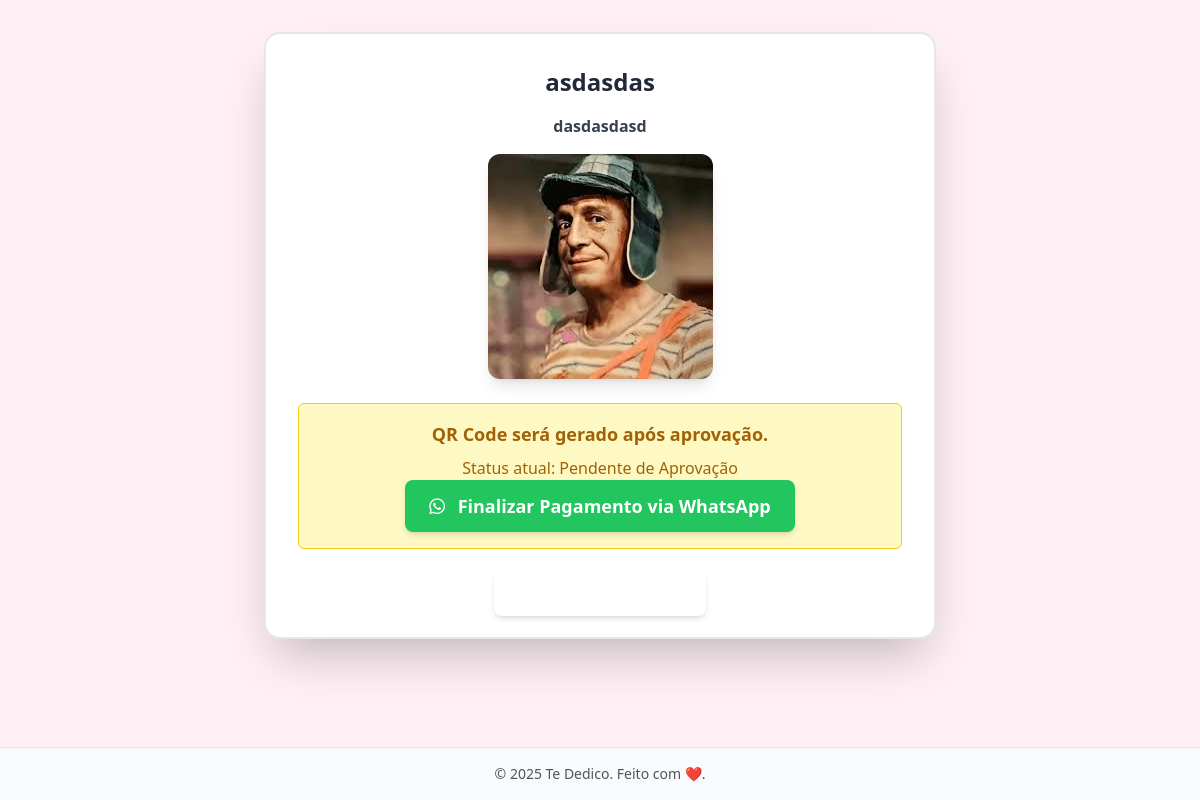
Screenshot of /presente/21/ (signed in) with the database file from the repository.
### app/models.py (models this page shows, shortened)
class Presente(models.Model):
    autor = models.ForeignKey(User, on_delete=models.CASCADE, related_name="presentes", verbose_name="Autor") #
    titulo = models.CharField(max_length=255, verbose_name="Título") #
    mensagem = models.TextField(verbose_name="Mensagem") #
    imagem = models.ImageField(upload_to='imagens/', blank=True, null=True, verbose_name="Imagem") #
    video_url = models.URLField(blank=True, null=True, verbose_name="URL do Vídeo") #
    criado_em = models.DateTimeField(auto_now_add=True, verbose_name="Criado em") #
    qr_code = models.ImageField(upload_to='qrcodes/', blank=True, null=True, verbose_name="QR Code") #
    cor_fundo = models.CharField(max_length=7, blank=True, null=True, verbose_name="Cor de Fundo", help_text="Ex: #FFFFFF para branco. Deixe em branco para usar o padrão.") #
    cor_destaque = models.CharField(max_length=7, blank=True, null=True, verbose_name="Cor de Destaque", help_text="Ex: #FF69B4 para rosa. Deixe em branco para usar o padrão.") #
    musica_url = models.URLField(blank=True, null=True, verbose_name="URL da Música de Fundo", help_text="Link direto para um arquivo de áudio (ex: .mp3) ou serviço de streaming compatível.") #
    STATUS_CHOICES = [
        ('pendente', 'Pendente de Aprovação'),
        ('aprovado', 'Aprovado'),
        ('rejeitado', 'Rejeitado'),
    ]
    status_aprovacao = models.CharField(
        max_length=20,
        choices=STATUS_CHOICES,
        default='pendente',
        verbose_name="Status da Aprovação"
    )
    class Meta:
        verbose_name = "Presente" #
        verbose_name_plural = "Presentes" #
        ordering = ['-criado_em'] #

### app/views.py (the view)
# urls.py: path('presente/<int:id>/', ver_presente, name='ver_presente'),
def ver_presente(request, id):
    presente = get_object_or_404(Presente, pk=id) #
    if presente.status_aprovacao != 'aprovado':
        if not (request.user.is_authenticated and (request.user == presente.autor or request.user.is_staff)):
            numero_whatsapp_admin = "87981493976"  # Mantenha este valor consistente ou pegue de settings.py
            texto_mensagem = f"Olá! Gostaria de informações sobre o pagamento para o presente Te Dedico (ID: {presente.id}). Valor: R$ 5,00."
            link_whatsapp = f"https://wa.me/{numero_whatsapp_admin}?{urlencode({'text': texto_mensagem})}"
            return render(request, 'aguardando_aprovacao.html', {'link_whatsapp': link_whatsapp, 'presente_id': presente.id})
    return render(request, 'ver.html', {'presente': presente})

### app/templates/ver.html (shortened to what this page needs)
{% extends 'base.html' %}
{% block body_class %}page-ver-presente{% endblock %}
{% block content %}
<h1 class="text-2xl font-bold text-[var(--casal-accent-dynamic)] text-center mb-4">{{ presente.titulo }}</h1>
<p class="text-center mb-4 text-gray-700 font-semibold">{{ presente.mensagem }}</p>
{% if presente.imagem %}
  <div class="flex justify-center mb-4">
    <img src="{{ presente.imagem.url }}" class="max-w-full h-auto rounded-xl shadow-lg">
  </div>
{% endif %}
{% if presente.status_aprovacao == 'aprovado' %}
    {% if presente.qr_code %}
    <div class="text-center mt-6">
      <h3 class="font-semibold text-lg mb-2 text-[var(--casal-accent-dynamic)]">QR Code:</h3>
      <img src="{{ presente.qr_code.url }}" class="mx-auto shadow-md">
    </div>
    {% endif %}
{% elif request.user == presente.autor or request.user.is_staff %}
    <div class="text-center mt-6 p-4 bg-yellow-100 border border-yellow-400 text-yellow-700 rounded-md">
        <h3 class="font-semibold text-lg mb-2">QR Code será gerado após aprovação.</h3>
        <p>Status atual: {{ presente.get_status_aprovacao_display }}</p>
        <a href="{{ link_whatsapp }}" target="_blank" class="inline-block bg-green-500 text-white px-6 py-3 rounded-lg text-lg font-semibold shadow-md hover:bg-green-600 transition-colors">
        <i class="fab fa-whatsapp mr-2"></i> Finalizar Pagamento via WhatsApp
        </a>
      </div>
{% endif %}
<div class="text-center mt-8">
    <a href="{% url 'dashboard' %}" style="background-color: var(--casal-accent-dynamic); color: white;" class="px-6 py-3 rounded-lg text-white font-semibold shadow-md hover:opacity-90 transition-opacity">
    </a>
</div>
{% endblock %}

### app/templates/base.html (style rules this page uses)
:root { --casal-bg: #fff0f5; --casal-accent: #ff69b4; }

### rows the page displays
Presente: titulo "asdasdas", mensagem "dasdasdasd", imagem (picture), status_aprovacao "Pendente de Aprovação"
